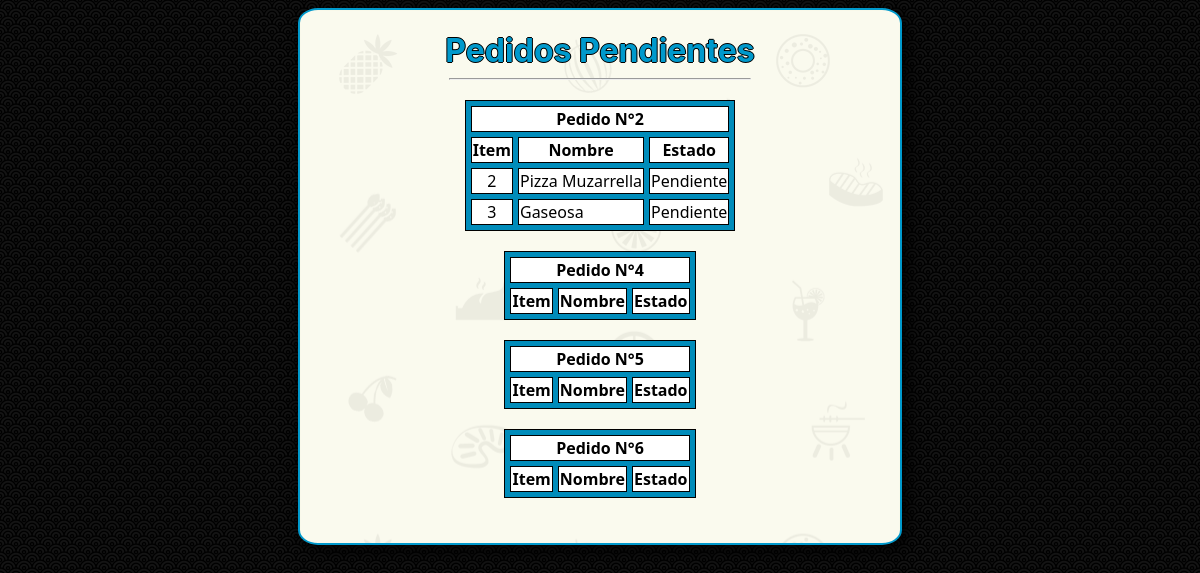
The page /ItemListo on the database its author committed.
### models.py (models this page shows)
class Pedidos(db.Model):
    __tablename__ = 'Pedidos'
    NumPedido = db.Column(db.Integer, primary_key = True)
    Fecha = db.Column(db.DateTime)
    Total = db.Column(db.Float)
    Cobrado = db.Column(db.String(20))
    Observacion = db.Column(db.String(80), nullable = False)
    DNIMozo = db.Column(db.Integer, db.ForeignKey('Usuarios.DNI'), nullable = False)
    Mesa = db.Column(db.Integer, nullable = False)
    item = db.relationship('ItemsPedidos', backref = 'itemspedidos', cascade = "all, delete-orphan", lazy = 'dynamic')

class ItemsPedidos(db.Model):
    __tablename__ = 'ItemsPedidos'
    NumItem = db.Column(db.Integer, primary_key = True, unique = True)
    NumPedido = db.Column(db.Integer, db.ForeignKey('Pedidos.NumPedido'))
    NumProducto = db.Column(db.Integer, db.ForeignKey('Productos.NumProducto'))
    Precio = db.Column(db.Float)
    Estado = db.Column(db.String(30))

class Productos(db.Model):
    __tablename__ = 'Productos'
    NumProducto = db.Column(db.Integer, primary_key = True, unique = True)
    Nombre = db.Column(db.String(120), nullable = False)
    PrecioUnitario = db.Column(db.Float, nullable = False)
    item = db.relationship('ItemsPedidos', backref = 'items', cascade = "all, delete-orphan", lazy = 'dynamic')

### app.py (the view)
@app.route('/ItemListo', methods = ['POST', 'GET'])
@app.route('/ItemListo/<int:numItem>', methods = ['POST', 'GET'])
def estadoListo(numItem = 0):
    if numItem == 0:
        listaPED = Pedidos.query.all()
        listaITE = ItemsPedidos.query.all()
        listaPRO = Productos.query.all()
        cant_pedi = len(listaPED)
        cant_item = len(listaITE)
        cant_prod = len(listaPRO)
        return render_template('indicarItemListo.html', listaPedis = listaPED, listaItems = listaITE, productos = listaPRO, pedis = cant_pedi, items = cant_item, produc = cant_prod)
    else:
        item = ItemsPedidos.query.filter_by(NumItem = numItem).first()
        item.Estado = 'Listo'
        db.session.add(item)
        db.session.commit()
        return render_template('indicarItemListo.html')

### templates/indicarItemListo.html (shortened to what this page needs)
{% extends 'base_template.html' %}
{% block content %}
    <center>
        <div class="alMedio">
            <h1 class="title">Pedidos Pendientes</h1>
            <hr width="300px">
            <center>
                {% for i in range(pedis) %}
                    {% if listaPedis[i].Cobrado == 'False' %}
                        <table>
                            <tr>
                                {% if listaPedis[i].Observacion != '' %}
                                    <td colspan="3"><b>Pedido N°{{listaPedis[i].NumPedido}} - </b><b>Observación:</b> {{listaPedis[i].Observacion}}</td>
                                    {% else %}
                                        <th colspan="3">Pedido N°{{listaPedis[i].NumPedido}}</th>
                                {% endif %}
                            </tr>
                            <tr><th>Item</th><th>Nombre</th><th>Estado</th></tr>
                            {% for j in range(items) %}
                                {% if listaItems[j].NumPedido == listaPedis[i].NumPedido %}
                                    {% for e in range(produc) %}
                                        {% if listaItems[j].NumProducto == productos[e].NumProducto %}
                                            <tr><td class=" btn11 enelmedio"><a href=" {{url_for('estadoListo', numItem = listaItems[j].NumItem)}} ">{{listaItems[j].NumItem}}</a></td><td>{{productos[e].Nombre}}</td><td>{{listaItems[j].Estado}}</td></tr>
                                        {% endif %}
                                    {% endfor %}
                                {% endif %}
                            {% endfor %}
                        </table>
                    {% endif %}
                {% endfor %}
            </center>
        </div>
    </center>
{% endblock %}

### static/css/estilos.css (style rules this page uses)
body { font-family: 'Segoe UI', Tahoma, Geneva, Verdana, sans-serif; background-image: url(../img/nami.png); color: #0099CC; }
.alMedio { background-image: url(../img/restaurant_icons.png); background-color: #9b9b9b8e; padding-bottom: 25px; text-align: center; border: 2px solid; border-radius: 20px / 15px; width: 600px; box-shadow: rgb(0, 0, 0) 5px 5px 20px; }
.title { font-family: -apple-system, BlinkMacSystemFont, 'Segoe UI', Roboto, Oxygen, Ubuntu, Cantarell, 'Open Sans', 'Helvetica Neue', sans-serif; margin-bottom: 5px; color: #0099CC; text-shadow: -1px 0 black, 0 1px black, 1px 0 black, 0 -1px black; }
a:link, a:visited { text-decoration: none; color: #000000; }
.btn11 { background-color: white; color: black; border: 1px solid #000000; }
table { margin: 20px; width: auto; border-collapse: collapse #0099CC; border: 1px solid #000000; border-collapse: separate; border-spacing: 5px; background: #008CBA url("gradient.gif") bottom left repeat-x; color: #fff; }
td, th { background: #fff; color: #000; border: 1px solid #000000; }
.enelmedio { text-align: center; }

### rows shown on the page
Pedidos: Cobrado "False" (drawn), NumPedido "2"
ItemsPedidos: NumItem "2", Estado "Pendiente"
Productos: Nombre "Pizza Muzarrella"
ItemsPedidos: NumItem "3", Estado "Pendiente"
Productos: Nombre "Gaseosa"
Pedidos: Cobrado "False" (drawn), NumPedido "4"
Pedidos: Cobrado "False" (drawn), NumPedido "5"
Pedidos: Cobrado "False" (drawn), NumPedido "6"
